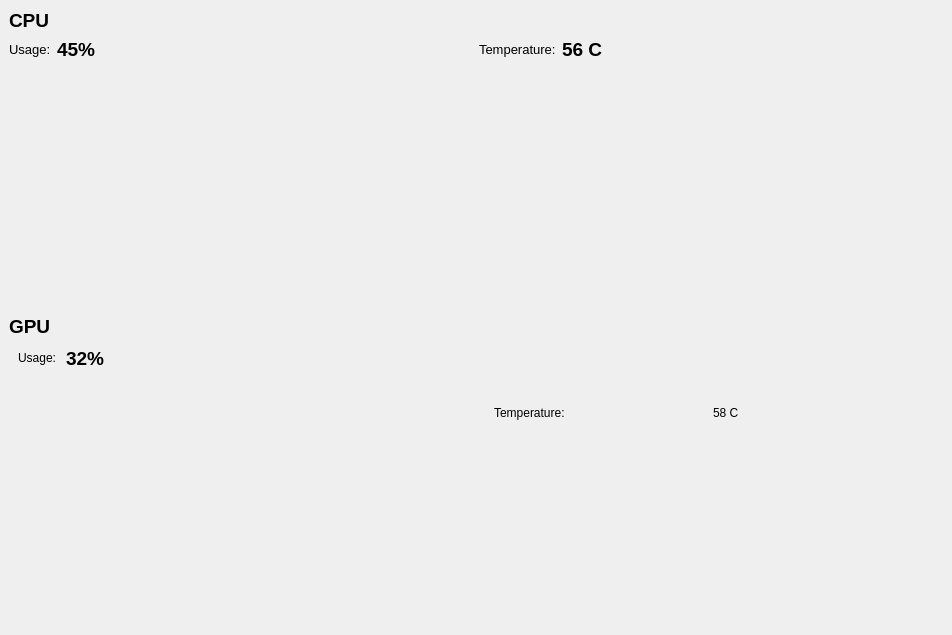
<?xml version="1.0" encoding="UTF-8"?>
<ui version="4.0">
 <class>MainWindow</class>
 <widget class="QMainWindow" name="MainWindow">
  <property name="geometry">
   <rect>
    <x>0</x>
    <y>0</y>
    <width>952</width>
    <height>635</height>
   </rect>
  </property>
  <property name="sizePolicy">
   <sizepolicy hsizetype="Expanding" vsizetype="Expanding">
    <horstretch>0</horstretch>
    <verstretch>0</verstretch>
   </sizepolicy>
  </property>
  <property name="windowTitle">
   <string>CorePanel</string>
  </property>
  <property name="autoFillBackground">
   <bool>false</bool>
  </property>
  <widget class="QWidget" name="centralwidget">
   <property name="enabled">
    <bool>true</bool>
   </property>
   <property name="autoFillBackground">
    <bool>false</bool>
   </property>
   <layout class="QHBoxLayout">
    <item>
     <layout class="QVBoxLayout" name="verticalLayout">
      <item alignment="Qt::AlignmentFlag::AlignTop">
       <widget class="QWidget" name="cpuWidget" native="true">
        <property name="sizePolicy">
         <sizepolicy hsizetype="Expanding" vsizetype="Expanding">
          <horstretch>0</horstretch>
          <verstretch>0</verstretch>
         </sizepolicy>
        </property>
        <property name="minimumSize">
         <size>
          <width>400</width>
          <height>300</height>
         </size>
        </property>
        <layout class="QVBoxLayout" name="verticalLayout_5">
         <property name="leftMargin">
          <number>0</number>
         </property>
         <property name="topMargin">
          <number>0</number>
         </property>
         <property name="rightMargin">
          <number>0</number>
         </property>
         <property name="bottomMargin">
          <number>0</number>
         </property>
         <item>
          <layout class="QVBoxLayout" name="cpuLayout_2">
           <item>
            <widget class="QLabel" name="label_9">
             <property name="sizePolicy">
              <sizepolicy hsizetype="Fixed" vsizetype="Fixed">
               <horstretch>0</horstretch>
               <verstretch>0</verstretch>
              </sizepolicy>
             </property>
             <property name="font">
              <font>
               <pointsize>14</pointsize>
               <bold>true</bold>
              </font>
             </property>
             <property name="lineWidth">
              <number>1</number>
             </property>
             <property name="text">
              <string>CPU</string>
             </property>
            </widget>
           </item>
           <item>
            <layout class="QHBoxLayout" name="horizontalLayout_4">
             <item>
              <layout class="QVBoxLayout" name="cpuUsageLayout">
               <property name="spacing">
                <number>0</number>
               </property>
               <property name="sizeConstraint">
                <enum>QLayout::SizeConstraint::SetDefaultConstraint</enum>
               </property>
               <item>
                <widget class="QWidget" name="cpuUsageWidget" native="true">
                 <property name="sizePolicy">
                  <sizepolicy hsizetype="Expanding" vsizetype="Expanding">
                   <horstretch>0</horstretch>
                   <verstretch>0</verstretch>
                  </sizepolicy>
                 </property>
                 <property name="minimumSize">
                  <size>
                   <width>400</width>
                   <height>50</height>
                  </size>
                 </property>
                 <layout class="QVBoxLayout" name="verticalLayout_6">
                  <property name="spacing">
                   <number>0</number>
                  </property>
                  <property name="leftMargin">
                   <number>0</number>
                  </property>
                  <property name="topMargin">
                   <number>0</number>
                  </property>
                  <property name="rightMargin">
                   <number>0</number>
                  </property>
                  <property name="bottomMargin">
                   <number>0</number>
                  </property>
                  <item>
                   <widget class="QWidget" name="widget_3" native="true">
                    <property name="sizePolicy">
                     <sizepolicy hsizetype="Fixed" vsizetype="Fixed">
                      <horstretch>0</horstretch>
                      <verstretch>0</verstretch>
                     </sizepolicy>
                    </property>
                    <layout class="QHBoxLayout" name="horizontalLayout">
                     <property name="spacing">
                      <number>6</number>
                     </property>
                     <property name="leftMargin">
                      <number>0</number>
                     </property>
                     <property name="topMargin">
                      <number>0</number>
                     </property>
                     <property name="rightMargin">
                      <number>0</number>
                     </property>
                     <property name="bottomMargin">
                      <number>0</number>
                     </property>
                     <item>
                      <widget class="QLabel" name="label_2">
                       <property name="sizePolicy">
                        <sizepolicy hsizetype="Fixed" vsizetype="Preferred">
                         <horstretch>0</horstretch>
                         <verstretch>0</verstretch>
                        </sizepolicy>
                       </property>
                       <property name="font">
                        <font>
                         <pointsize>10</pointsize>
                        </font>
                       </property>
                       <property name="text">
                        <string>Usage:</string>
                       </property>
                      </widget>
                     </item>
                     <item>
                      <widget class="QLabel" name="label_5">
                       <property name="font">
                        <font>
                         <pointsize>14</pointsize>
                         <bold>true</bold>
                        </font>
                       </property>
                       <property name="text">
                        <string>45%</string>
                       </property>
                      </widget>
                     </item>
                    </layout>
                   </widget>
                  </item>
                  <item>
                   <widget class="QWidget" name="widget_4" native="true">
                    <property name="sizePolicy">
                     <sizepolicy hsizetype="Preferred" vsizetype="Preferred">
                      <horstretch>0</horstretch>
                      <verstretch>0</verstretch>
                     </sizepolicy>
                    </property>
                    <layout class="QVBoxLayout" name="verticalLayout_7">
                     <property name="spacing">
                      <number>0</number>
                     </property>
                     <property name="leftMargin">
                      <number>0</number>
                     </property>
                     <property name="topMargin">
                      <number>0</number>
                     </property>
                     <property name="rightMargin">
                      <number>0</number>
                     </property>
                     <property name="bottomMargin">
                      <number>0</number>
                     </property>
                     <item>
                      <widget class="QWidget" name="cpuUsageChart" native="true">
                       <property name="sizePolicy">
                        <sizepolicy hsizetype="Expanding" vsizetype="Expanding">
                         <horstretch>0</horstretch>
                         <verstretch>0</verstretch>
                        </sizepolicy>
                       </property>
                       <property name="minimumSize">
                        <size>
                         <width>400</width>
                         <height>50</height>
                        </size>
                       </property>
                      </widget>
                     </item>
                    </layout>
                   </widget>
                  </item>
                 </layout>
                </widget>
               </item>
              </layout>
             </item>
             <item>
              <layout class="QVBoxLayout" name="cpuTempLayout">
               <property name="spacing">
                <number>0</number>
               </property>
               <item>
                <widget class="QWidget" name="cpuTempWidget" native="true">
                 <property name="sizePolicy">
                  <sizepolicy hsizetype="Expanding" vsizetype="Expanding">
                   <horstretch>0</horstretch>
                   <verstretch>0</verstretch>
                  </sizepolicy>
                 </property>
                 <property name="minimumSize">
                  <size>
                   <width>400</width>
                   <height>50</height>
                  </size>
                 </property>
                 <layout class="QVBoxLayout" name="verticalLayout_9">
                  <property name="spacing">
                   <number>0</number>
                  </property>
                  <property name="leftMargin">
                   <number>0</number>
                  </property>
                  <property name="topMargin">
                   <number>0</number>
                  </property>
                  <property name="rightMargin">
                   <number>0</number>
                  </property>
                  <property name="bottomMargin">
                   <number>0</number>
                  </property>
                  <item>
                   <widget class="QWidget" name="widget_5" native="true">
                    <property name="sizePolicy">
                     <sizepolicy hsizetype="Fixed" vsizetype="Fixed">
                      <horstretch>0</horstretch>
                      <verstretch>0</verstretch>
                     </sizepolicy>
                    </property>
                    <property name="minimumSize">
                     <size>
                      <width>0</width>
                      <height>0</height>
                     </size>
                    </property>
                    <layout class="QHBoxLayout" name="horizontalLayout_2">
                     <property name="spacing">
                      <number>6</number>
                     </property>
                     <property name="leftMargin">
                      <number>0</number>
                     </property>
                     <property name="topMargin">
                      <number>0</number>
                     </property>
                     <property name="rightMargin">
                      <number>0</number>
                     </property>
                     <property name="bottomMargin">
                      <number>0</number>
                     </property>
                     <item alignment="Qt::AlignmentFlag::AlignLeft">
                      <widget class="QLabel" name="label_6">
                       <property name="sizePolicy">
                        <sizepolicy hsizetype="Fixed" vsizetype="Preferred">
                         <horstretch>0</horstretch>
                         <verstretch>0</verstretch>
                        </sizepolicy>
                       </property>
                       <property name="font">
                        <font>
                         <pointsize>10</pointsize>
                        </font>
                       </property>
                       <property name="text">
                        <string>Temperature:</string>
                       </property>
                      </widget>
                     </item>
                     <item alignment="Qt::AlignmentFlag::AlignLeft">
                      <widget class="QLabel" name="label_7">
                       <property name="sizePolicy">
                        <sizepolicy hsizetype="Preferred" vsizetype="Preferred">
                         <horstretch>0</horstretch>
                         <verstretch>0</verstretch>
                        </sizepolicy>
                       </property>
                       <property name="font">
                        <font>
                         <pointsize>14</pointsize>
                         <bold>true</bold>
                        </font>
                       </property>
                       <property name="text">
                        <string>56 C</string>
                       </property>
                      </widget>
                     </item>
                    </layout>
                   </widget>
                  </item>
                  <item>
                   <widget class="QWidget" name="widget_6" native="true">
                    <property name="sizePolicy">
                     <sizepolicy hsizetype="Preferred" vsizetype="Preferred">
                      <horstretch>0</horstretch>
                      <verstretch>0</verstretch>
                     </sizepolicy>
                    </property>
                    <layout class="QVBoxLayout" name="verticalLayout_8">
                     <property name="spacing">
                      <number>0</number>
                     </property>
                     <property name="leftMargin">
                      <number>0</number>
                     </property>
                     <property name="topMargin">
                      <number>0</number>
                     </property>
                     <property name="rightMargin">
                      <number>0</number>
                     </property>
                     <property name="bottomMargin">
                      <number>0</number>
                     </property>
                     <item>
                      <widget class="QWidget" name="cpuTempChart" native="true">
                       <property name="sizePolicy">
                        <sizepolicy hsizetype="Expanding" vsizetype="Expanding">
                         <horstretch>0</horstretch>
                         <verstretch>0</verstretch>
                        </sizepolicy>
                       </property>
                       <property name="minimumSize">
                        <size>
                         <width>400</width>
                         <height>50</height>
                        </size>
                       </property>
                      </widget>
                     </item>
                    </layout>
                   </widget>
                  </item>
                 </layout>
                </widget>
               </item>
              </layout>
             </item>
            </layout>
           </item>
          </layout>
         </item>
        </layout>
       </widget>
      </item>
      <item>
       <widget class="QWidget" name="gpuWidget" native="true">
        <property name="sizePolicy">
         <sizepolicy hsizetype="Expanding" vsizetype="Expanding">
          <horstretch>0</horstretch>
          <verstretch>0</verstretch>
         </sizepolicy>
        </property>
        <property name="minimumSize">
         <size>
          <width>400</width>
          <height>300</height>
         </size>
        </property>
        <layout class="QVBoxLayout" name="verticalLayout_3">
         <property name="spacing">
          <number>0</number>
         </property>
         <property name="leftMargin">
          <number>0</number>
         </property>
         <property name="topMargin">
          <number>0</number>
         </property>
         <property name="rightMargin">
          <number>0</number>
         </property>
         <property name="bottomMargin">
          <number>0</number>
         </property>
         <item>
          <layout class="QVBoxLayout" name="gpuLayout">
           <item>
            <widget class="QLabel" name="label_10">
             <property name="sizePolicy">
              <sizepolicy hsizetype="Fixed" vsizetype="Fixed">
               <horstretch>0</horstretch>
               <verstretch>0</verstretch>
              </sizepolicy>
             </property>
             <property name="font">
              <font>
               <pointsize>14</pointsize>
               <bold>true</bold>
              </font>
             </property>
             <property name="text">
              <string>GPU</string>
             </property>
            </widget>
           </item>
           <item>
            <layout class="QHBoxLayout" name="horizontalLayout_3">
             <item>
              <layout class="QVBoxLayout" name="gpuUsageLayout">
               <item>
                <widget class="QWidget" name="gpuUsageWidget" native="true">
                 <property name="sizePolicy">
                  <sizepolicy hsizetype="Expanding" vsizetype="Expanding">
                   <horstretch>0</horstretch>
                   <verstretch>0</verstretch>
                  </sizepolicy>
                 </property>
                 <layout class="QVBoxLayout" name="verticalLayout_4">
                  <property name="spacing">
                   <number>0</number>
                  </property>
                  <property name="leftMargin">
                   <number>0</number>
                  </property>
                  <property name="topMargin">
                   <number>0</number>
                  </property>
                  <property name="rightMargin">
                   <number>0</number>
                  </property>
                  <property name="bottomMargin">
                   <number>0</number>
                  </property>
                  <item>
                   <widget class="QWidget" name="widget_7" native="true">
                    <property name="sizePolicy">
                     <sizepolicy hsizetype="Fixed" vsizetype="Fixed">
                      <horstretch>0</horstretch>
                      <verstretch>0</verstretch>
                     </sizepolicy>
                    </property>
                    <layout class="QHBoxLayout" name="horizontalLayout_6">
                     <item>
                      <widget class="QLabel" name="label_4">
                       <property name="sizePolicy">
                        <sizepolicy hsizetype="Fixed" vsizetype="Fixed">
                         <horstretch>0</horstretch>
                         <verstretch>0</verstretch>
                        </sizepolicy>
                       </property>
                       <property name="text">
                        <string>Usage: </string>
                       </property>
                      </widget>
                     </item>
                     <item>
                      <widget class="QLabel" name="label_8">
                       <property name="sizePolicy">
                        <sizepolicy hsizetype="Fixed" vsizetype="Fixed">
                         <horstretch>0</horstretch>
                         <verstretch>0</verstretch>
                        </sizepolicy>
                       </property>
                       <property name="font">
                        <font>
                         <pointsize>14</pointsize>
                         <bold>true</bold>
                        </font>
                       </property>
                       <property name="text">
                        <string>32%</string>
                       </property>
                      </widget>
                     </item>
                    </layout>
                   </widget>
                  </item>
                  <item>
                   <widget class="QWidget" name="widget_8" native="true"/>
                  </item>
                 </layout>
                </widget>
               </item>
              </layout>
             </item>
             <item>
              <layout class="QVBoxLayout" name="gpuTempLayout">
               <item>
                <widget class="QWidget" name="gpuTempWidget" native="true">
                 <layout class="QVBoxLayout" name="verticalLayout_2">
                  <item>
                   <widget class="QWidget" name="widget" native="true">
                    <property name="sizePolicy">
                     <sizepolicy hsizetype="Expanding" vsizetype="Expanding">
                      <horstretch>0</horstretch>
                      <verstretch>0</verstretch>
                     </sizepolicy>
                    </property>
                    <layout class="QHBoxLayout" name="horizontalLayout_5">
                     <item>
                      <widget class="QLabel" name="label_3">
                       <property name="text">
                        <string>Temperature: </string>
                       </property>
                      </widget>
                     </item>
                     <item>
                      <widget class="QLabel" name="label">
                       <property name="text">
                        <string>58 C</string>
                       </property>
                      </widget>
                     </item>
                    </layout>
                   </widget>
                  </item>
                  <item>
                   <widget class="QWidget" name="widget_2" native="true">
                    <property name="sizePolicy">
                     <sizepolicy hsizetype="Expanding" vsizetype="Expanding">
                      <horstretch>0</horstretch>
                      <verstretch>0</verstretch>
                     </sizepolicy>
                    </property>
                   </widget>
                  </item>
                 </layout>
                </widget>
               </item>
              </layout>
             </item>
            </layout>
           </item>
          </layout>
         </item>
        </layout>
       </widget>
      </item>
     </layout>
    </item>
   </layout>
  </widget>
 </widget>
 <resources/>
 <connections/>
</ui>
